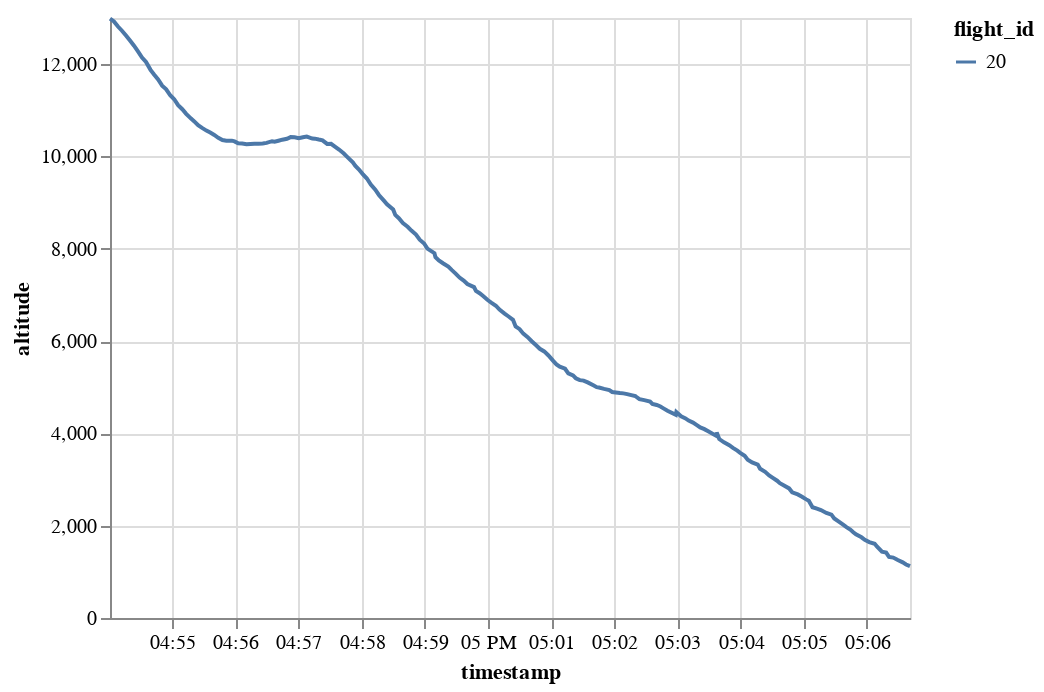

Notebook cell for this chart:
### Code cell
generated.chart().encode(alt.Y("altitude"), alt.X("timestamp"), alt.Color("flight_id"))

### Figure 1 — Vega-Lite specification as saved in the notebook (floating-point values rounded to 4 significant figures; data arrays with more than 128 entries replaced by an {"elided": "..."} marker saying what was removed)
{"config": {"view": {"continuousWidth": 400, "continuousHeight": 300}}, "data": {"name": "data-500e9367d2001936cf9f0084e779706c"}, "mark": "line", "encoding": {"color": {"type": "nominal", "field": "flight_id"}, "x": {"type": "temporal", "field": "timestamp"}, "y": {"type": "quantitative", "field": "altitude"}}, "$schema": "https://vega.github.io/schema/vega-lite/v4.8.1.json", "datasets": {"data-500e9367d2001936cf9f0084e779706c": {"elided": "200 records"}}}
